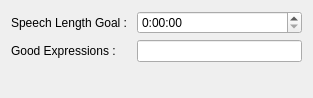
<?xml version="1.0" encoding="UTF-8"?>
<ui version="4.0">
 <class>Form</class>
 <widget class="QWidget" name="Form">
  <property name="geometry">
   <rect>
    <x>0</x>
    <y>0</y>
    <width>313</width>
    <height>98</height>
   </rect>
  </property>
  <property name="windowTitle">
   <string>Form</string>
  </property>
  <layout class="QVBoxLayout" name="verticalLayout">
   <item>
    <layout class="QFormLayout" name="formLayout">
     <item row="0" column="0">
      <widget class="QLabel" name="speechLenGoalLabel">
       <property name="text">
        <string>Speech Length Goal : </string>
       </property>
      </widget>
     </item>
     <item row="0" column="1">
      <widget class="QTimeEdit" name="goalTimeEdit">
       <property name="dateTime">
        <datetime>
         <hour>0</hour>
         <minute>0</minute>
         <second>0</second>
         <year>2000</year>
         <month>1</month>
         <day>1</day>
        </datetime>
       </property>
       <property name="displayFormat">
        <string>h:mm:ss</string>
       </property>
       <property name="time">
        <time>
         <hour>0</hour>
         <minute>0</minute>
         <second>0</second>
        </time>
       </property>
      </widget>
     </item>
     <item row="1" column="0">
      <widget class="QLabel" name="goodExpressionsLabel">
       <property name="text">
        <string>Good Expressions : </string>
       </property>
      </widget>
     </item>
     <item row="1" column="1">
      <widget class="QLineEdit" name="goodExpressionsLineEdit">
       <property name="text">
        <string/>
       </property>
      </widget>
     </item>
    </layout>
   </item>
  </layout>
 </widget>
 <resources/>
 <connections/>
</ui>
